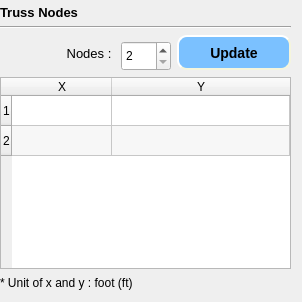
         <widget class="QWidget" name="page_node">
          <layout class="QGridLayout" name="gridLayout">
           <property name="leftMargin">
            <number>0</number>
           </property>
           <property name="topMargin">
            <number>5</number>
           </property>
           <item row="2" column="0" rowspan="2">
            <widget class="QLabel" name="label_8">
             <property name="font">
              <font>
               <pointsize>10</pointsize>
              </font>
             </property>
             <property name="text">
              <string>Nodes : </string>
             </property>
             <property name="alignment">
              <set>Qt::AlignRight|Qt::AlignTrailing|Qt::AlignVCenter</set>
             </property>
            </widget>
           </item>
           <item row="1" column="0" colspan="3">
            <widget class="Line" name="line_4">
             <property name="orientation">
              <enum>Qt::Horizontal</enum>
             </property>
            </widget>
           </item>
           <item row="5" column="0" colspan="3">
            <widget class="QLabel" name="label_unit_node">
             <property name="minimumSize">
              <size>
               <width>291</width>
               <height>16</height>
              </size>
             </property>
             <property name="maximumSize">
              <size>
               <width>16777215</width>
               <height>40</height>
              </size>
             </property>
             <property name="font">
              <font>
               <pointsize>9</pointsize>
              </font>
             </property>
             <property name="text">
              <string>* Unit of x and y : foot (ft)</string>
             </property>
            </widget>
           </item>
           <item row="4" column="0" colspan="3">
            <widget class="QTableWidget" name="tableWidget_nodes">
             <property name="alternatingRowColors">
              <bool>true</bool>
             </property>
             <property name="textElideMode">
              <enum>Qt::ElideRight</enum>
             </property>
             <attribute name="horizontalHeaderStretchLastSection">
              <bool>true</bool>
             </attribute>
             <row>
              <property name="text">
               <string>1</string>
              </property>
             </row>
             <row>
              <property name="text">
               <string>2</string>
              </property>
             </row>
             <column>
              <property name="text">
               <string>X</string>
              </property>
              <property name="textAlignment">
               <set>AlignCenter</set>
              </property>
              <property name="background">
               <color>
                <red>85</red>
                <green>255</green>
                <blue>127</blue>
               </color>
              </property>
             </column>
             <column>
              <property name="text">
               <string>Y</string>
              </property>
              <property name="textAlignment">
               <set>AlignCenter</set>
              </property>
              <property name="background">
               <color>
                <red>255</red>
                <green>85</green>
                <blue>0</blue>
               </color>
              </property>
             </column>
            </widget>
           </item>
           <item row="2" column="2" rowspan="2">
            <widget class="QPushButton" name="update_nodes">
             <property name="minimumSize">
              <size>
               <width>23</width>
               <height>35</height>
              </size>
             </property>
             <property name="cursor">
              <cursorShape>PointingHandCursor</cursorShape>
             </property>
             <property name="styleSheet">
              <string notr="true">QPushButton {
	background-color: rgb(123, 193, 255);
    border-style: outset;
    border-width: 2px;
    border-radius: 10px;
    border-color: beige;
    font: bold 14px;
    min-width: 1em;
    padding: 1px;
}
QPushButton:hover {
	background-color: rgb(85, 162, 255);
    border-style: inset;
}
</string>
             </property>
             <property name="text">
              <string>Update</string>
             </property>
            </widget>
           </item>
           <item row="0" column="0">
            <widget class="QLabel" name="label_7">
             <property name="font">
              <font>
               <pointsize>10</pointsize>
               <weight>75</weight>
               <bold>true</bold>
              </font>
             </property>
             <property name="text">
              <string>Truss Nodes</string>
             </property>
            </widget>
           </item>
           <item row="3" column="1">
            <widget class="QSpinBox" name="spinBox_nodes">
             <property name="minimumSize">
              <size>
               <width>0</width>
               <height>30</height>
              </size>
             </property>
             <property name="maximumSize">
              <size>
               <width>50</width>
               <height>16777215</height>
              </size>
             </property>
             <property name="minimum">
              <number>2</number>
             </property>
             <property name="value">
              <number>2</number>
             </property>
            </widget>
           </item>
          </layout>
         </widget>
